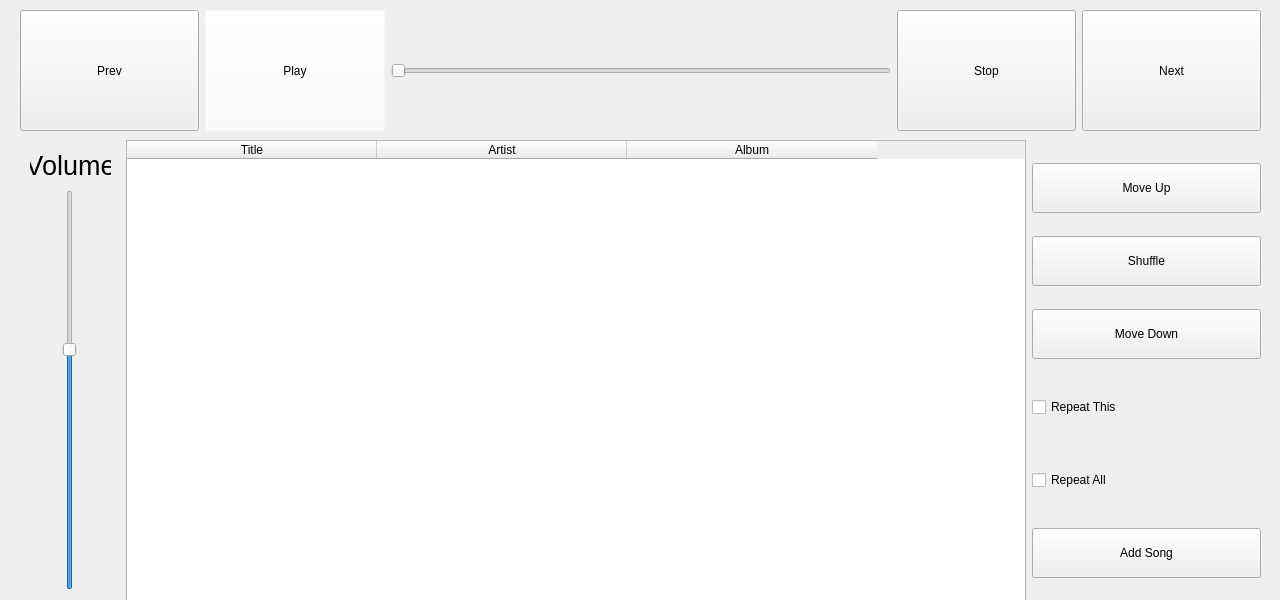
   <widget class="QWidget" name="music" native="true">
    <property name="geometry">
     <rect>
      <x>0</x>
      <y>0</y>
      <width>1280</width>
      <height>600</height>
     </rect>
    </property>
    <property name="styleSheet">
     <string notr="true">QPushButton:focus{
color: rgb(255, 0, 4);
}
QCheckBox:focus{
background-color: rgba(255, 0, 4, 50);
}
QToolButton:focus{
background-color:rgba(255,0,4,50);
}</string>
    </property>
    <widget class="QWidget" name="layoutWidget">
     <property name="geometry">
      <rect>
       <x>20</x>
       <y>140</y>
       <width>1241</width>
       <height>461</height>
      </rect>
     </property>
     <layout class="QGridLayout" name="gridLayout">
      <property name="leftMargin">
       <number>0</number>
      </property>
      <property name="topMargin">
       <number>0</number>
      </property>
      <item row="0" column="2">
       <layout class="QVBoxLayout" name="musicLayout">
        <property name="spacing">
         <number>0</number>
        </property>
        <property name="leftMargin">
         <number>0</number>
        </property>
        <item>
         <widget class="QPushButton" name="pushButton_moveUp">
          <property name="maximumSize">
           <size>
            <width>300</width>
            <height>50</height>
           </size>
          </property>
          <property name="text">
           <string>Move Up</string>
          </property>
         </widget>
        </item>
        <item>
         <widget class="QPushButton" name="pushButton_shuffle">
          <property name="maximumSize">
           <size>
            <width>300</width>
            <height>50</height>
           </size>
          </property>
          <property name="text">
           <string>Shuffle</string>
          </property>
         </widget>
        </item>
        <item>
         <widget class="QPushButton" name="pushButton_moveDown">
          <property name="maximumSize">
           <size>
            <width>300</width>
            <height>50</height>
           </size>
          </property>
          <property name="text">
           <string>Move Down</string>
          </property>
         </widget>
        </item>
        <item>
         <widget class="QCheckBox" name="checkBox_repeatThis">
          <property name="maximumSize">
           <size>
            <width>300</width>
            <height>50</height>
           </size>
          </property>
          <property name="text">
           <string>Repeat This</string>
          </property>
         </widget>
        </item>
        <item>
         <widget class="QCheckBox" name="checkBox_repeatAll">
          <property name="maximumSize">
           <size>
            <width>300</width>
            <height>50</height>
           </size>
          </property>
          <property name="text">
           <string>Repeat All</string>
          </property>
         </widget>
        </item>
        <item>
         <widget class="QPushButton" name="pushButton_addSong">
          <property name="maximumSize">
           <size>
            <width>300</width>
            <height>50</height>
           </size>
          </property>
          <property name="text">
           <string>Add Song</string>
          </property>
         </widget>
        </item>
       </layout>
      </item>
      <item row="0" column="1">
       <widget class="QTableWidget" name="tableWidget_mediaList">
        <property name="enabled">
         <bool>true</bool>
        </property>
        <property name="minimumSize">
         <size>
          <width>0</width>
          <height>0</height>
         </size>
        </property>
        <property name="maximumSize">
         <size>
          <width>900</width>
          <height>16777215</height>
         </size>
        </property>
        <property name="focusPolicy">
         <enum>Qt::NoFocus</enum>
        </property>
        <property name="styleSheet">
         <string notr="true">font: 75 10pt &quot;Latha&quot;;</string>
        </property>
        <property name="frameShape">
         <enum>QFrame::StyledPanel</enum>
        </property>
        <property name="editTriggers">
         <set>QAbstractItemView::NoEditTriggers</set>
        </property>
        <property name="selectionMode">
         <enum>QAbstractItemView::SingleSelection</enum>
        </property>
        <property name="selectionBehavior">
         <enum>QAbstractItemView::SelectRows</enum>
        </property>
        <property name="rowCount">
         <number>0</number>
        </property>
        <property name="columnCount">
         <number>3</number>
        </property>
        <attribute name="horizontalHeaderDefaultSectionSize">
         <number>250</number>
        </attribute>
        <attribute name="horizontalHeaderMinimumSectionSize">
         <number>150</number>
        </attribute>
        <attribute name="verticalHeaderDefaultSectionSize">
         <number>50</number>
        </attribute>
        <attribute name="verticalHeaderMinimumSectionSize">
         <number>50</number>
        </attribute>
        <column>
         <property name="text">
          <string>Title</string>
         </property>
        </column>
        <column>
         <property name="text">
          <string>Artist</string>
         </property>
        </column>
        <column>
         <property name="text">
          <string>Album</string>
         </property>
        </column>
       </widget>
      </item>
      <item row="0" column="0">
       <widget class="QWidget" name="widget" native="true">
        <property name="maximumSize">
         <size>
          <width>100</width>
          <height>16777215</height>
         </size>
        </property>
        <widget class="QSlider" name="volumeSlider">
         <property name="geometry">
          <rect>
           <x>0</x>
           <y>50</y>
           <width>100</width>
           <height>400</height>
          </rect>
         </property>
         <property name="sizePolicy">
          <sizepolicy hsizetype="Fixed" vsizetype="Fixed">
           <horstretch>0</horstretch>
           <verstretch>0</verstretch>
          </sizepolicy>
         </property>
         <property name="minimumSize">
          <size>
           <width>0</width>
           <height>400</height>
          </size>
         </property>
         <property name="maximumSize">
          <size>
           <width>100</width>
           <height>400</height>
          </size>
         </property>
         <property name="focusPolicy">
          <enum>Qt::NoFocus</enum>
         </property>
         <property name="layoutDirection">
          <enum>Qt::LeftToRight</enum>
         </property>
         <property name="value">
          <number>60</number>
         </property>
         <property name="sliderPosition">
          <number>60</number>
         </property>
         <property name="orientation">
          <enum>Qt::Vertical</enum>
         </property>
        </widget>
        <widget class="QLabel" name="label_3">
         <property name="geometry">
          <rect>
           <x>10</x>
           <y>10</y>
           <width>81</width>
           <height>31</height>
          </rect>
         </property>
         <property name="font">
          <font>
           <family>Lucida Grande</family>
           <pointsize>20</pointsize>
          </font>
         </property>
         <property name="text">
          <string>Volume</string>
         </property>
         <property name="alignment">
          <set>Qt::AlignCenter</set>
         </property>
        </widget>
       </widget>
      </item>
     </layout>
    </widget>
    <widget class="QWidget" name="layoutWidget_2">
     <property name="geometry">
      <rect>
       <x>20</x>
       <y>10</y>
       <width>1241</width>
       <height>121</height>
      </rect>
     </property>
     <layout class="QHBoxLayout" name="horizontalLayout_7">
      <property name="leftMargin">
       <number>0</number>
      </property>
      <property name="topMargin">
       <number>0</number>
      </property>
      <item>
       <widget class="QPushButton" name="pushButton_prev">
        <property name="maximumSize">
         <size>
          <width>200</width>
          <height>200</height>
         </size>
        </property>
        <property name="focusPolicy">
         <enum>Qt::ClickFocus</enum>
        </property>
        <property name="styleSheet">
         <string notr="true">border-image: url(:/images/prev.png);
</string>
        </property>
        <property name="text">
         <string>Prev</string>
        </property>
       </widget>
      </item>
      <item>
       <widget class="QPushButton" name="pushButton_play">
        <property name="maximumSize">
         <size>
          <width>200</width>
          <height>200</height>
         </size>
        </property>
        <property name="focusPolicy">
         <enum>Qt::ClickFocus</enum>
        </property>
        <property name="styleSheet">
         <string notr="true">#pushButton_play:focus{
background-color: rgba(255, 255, 255, 0);
	border-image: url(:/images/pause.png);
}

#pushButton_play{
background-color: rgba(255, 255, 255, 0);
	border-image: url(:/images/play.png);
}

</string>
        </property>
        <property name="text">
         <string>Play</string>
        </property>
       </widget>
      </item>
      <item>
       <widget class="QSlider" name="seekSlider">
        <property name="maximumSize">
         <size>
          <width>500</width>
          <height>16777215</height>
         </size>
        </property>
        <property name="focusPolicy">
         <enum>Qt::NoFocus</enum>
        </property>
        <property name="maximum">
         <number>1000</number>
        </property>
        <property name="orientation">
         <enum>Qt::Horizontal</enum>
        </property>
        <property name="tickPosition">
         <enum>QSlider::NoTicks</enum>
        </property>
       </widget>
      </item>
      <item>
       <widget class="QPushButton" name="pushButton_stop">
        <property name="maximumSize">
         <size>
          <width>200</width>
          <height>200</height>
         </size>
        </property>
        <property name="focusPolicy">
         <enum>Qt::ClickFocus</enum>
        </property>
        <property name="styleSheet">
         <string notr="true">border-image: url(:/images/stop.png);</string>
        </property>
        <property name="text">
         <string>Stop</string>
        </property>
       </widget>
      </item>
      <item>
       <widget class="QPushButton" name="pushButton_next">
        <property name="maximumSize">
         <size>
          <width>200</width>
          <height>200</height>
         </size>
        </property>
        <property name="focusPolicy">
         <enum>Qt::ClickFocus</enum>
        </property>
        <property name="styleSheet">
         <string notr="true">border-image: url(:/images/next.png);</string>
        </property>
        <property name="text">
         <string>Next</string>
        </property>
       </widget>
      </item>
     </layout>
    </widget>
   </widget>
